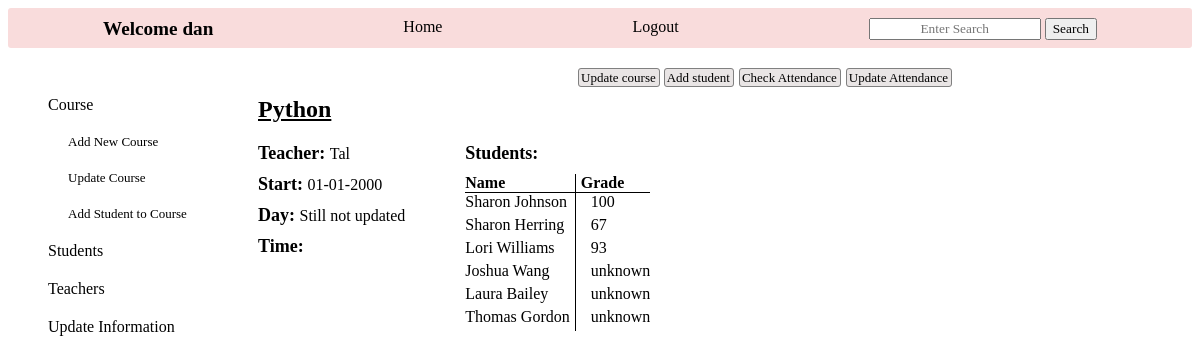
Before: /course_info/1 (signed in) with the older database file.
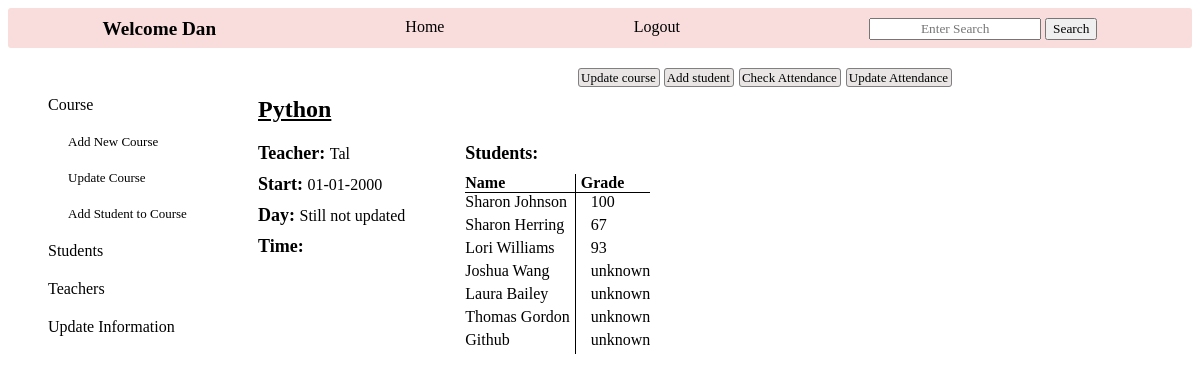
After: the same page with the newer database file.
### tables this page shows
CREATE TABLE students (
        id INTEGER PRIMARY KEY,
        name TEXT NOT NULL,
        email TEXT UNIQUE,
        phone TEXT UNIQUE,
        user_id INTEGER,
        FOREIGN KEY(user_id) REFERENCES new_users (id)
        );

CREATE TABLE students_courses (
        id INTEGER PRIMARY KEY,
        student_id INTEGER,
        course_id INTEGER,
        grade INTEGER DEFAULT "unknown",
        UNIQUE (student_id, course_id),
        FOREIGN KEY (student_id) REFERENCES students (id),
        FOREIGN KEY (course_id) REFERENCES courses (id)
    );

### app.py (the view)
@app.route('/course_info/<course_id>')
def course_info(course_id): # specific course information
    log=check_log()
    info=info_user()
    course_dict={}
    course_dict['link1']=['create']
    course_dict['id']=course_id
    course=crud.read_if('*',"courses","id", course_id)
    course=create_courses_objects(course)
    for c in course:
        c.teacher_id=[c.teacher_id, crud.teacher_name(c.teacher_id)]
    course_dict['course']=course
    course_dict['students_title']='Students: '
    course_dict['student_name']='Name'
    course_dict['student_grade']='Grade'
    students=crud.read_if('student_id, grade','students_courses', 'course_id', course_id)
    if len(students)==0:
        course_dict['no_students']='There are no students enrolled to the course'
    else:
        students_names=[]
        for s in students:
            s_g=namedtuple('S_grade', ['id','name','grade'])
            s_g.id=s[0]
            s_g.name=crud.student_name(s[0])
            s_g.grade=s[1]
            students_names.append(s_g)
        course_dict['students']=students_names
        course_dict['no_students']=''
        course_dict['form']=['create']
        dates=crud.read_if('DISTINCT date', 'students_attendance', 'course_id', course_id)
        if len(dates)==0:
            course_dict['no_lesson']='No lessons found in the system'
        else:
            course_dict['link2']=['create']
            course_dict['link3']=['create']
    return render_template ('admin_courses.html', log=log, info=info, course_dict=course_dict, course_attend='', attend_update='', attend_date_update='', admin_id=session['id'])

### app.py (called while the page is built)
def check_log(): #check if user is loged in or not
    log_result={}
    if "name" in session:
        link='/logout'
        log='Logout'
        log_result['link']=link
        log_result['log']=log
        return log_result
    else:
        link='/login'
        log='Login'
        log_result['link']=link
        log_result['log']=log
        return log_result

### crud.py (called while the page is built)
def read_if(column, table, value, condition):
    return query(f"SELECT {column} FROM {table} WHERE {value}='{condition}'")

def student_name(student_id):
    name=read_if('name', 'students', 'id', student_id)
    name=name[0][0]
    return name

def teacher_name(teacher_id):
    name=read_if('name', 'teachers', 'id', teacher_id)
    name=name[0][0]
    return name

### functions.py (called while the page is built)
def create_courses_objects(courses: list):
    courses_objects=[classes.Course(course[0], course[1], course[2], course[3], course[4], course[5], course[6] ) for course in courses]
    for c in courses_objects:
        c.start=f'{c.start[8:]}-{c.start[5:7]}-{c.start[0:4]}'
    return courses_objects

### setup_db.py (called while the page is built)
def query(sql):
    with sqlite3.connect('students.db') as conn:
        cur=conn.cursor()
        cur.execute(sql)
        return cur.fetchall()

### templates/admin_courses.html (shortened to what this page needs)
{% include "admin_nav_courses.html" %}
    <div class="admin_courses_main">
        {% for c in course_dict.course %}
        <div class="main_course_info">
            <div class="info_course_name">{{c.name}}</div>
            <div class="main_course_detail">
                <div class="basic_course_info" >
                    <div class="info_course_teacher"><span class="title_course">Teacher: </span><a href="/teacher_info/{{c.teacher_id[0]}}">{{c.teacher_id[1]}}</a></div>
                    <div class="info_course_start"><span class="title_course">Start: </span>{{c.start}}</div>
                    <div class="info_course_day"><span class="title_course">Day: </span>{{c.day}}</div>
                    <div class="info_course_time"><span class="title_course">Time: </span>{{c.time}}</div>
                </div>
                <div class="info_course_students">
                    <div class="title_course" style="margin-bottom: 10px;">{{course_dict.students_title}}</div>
                    {% for f in  course_dict.form %}
                    <div class="title_student_name">{{course_dict.student_name}}</div>
                    <div class="title_course_grade">{{course_dict.student_grade}}</div>
                    {% endfor %}
                    <div class="course_student_name">
                        {% for student in course_dict.students %}
                        <div><a href="/student_info/{{student.id}}">{{student.name}}</a></div>
                        {% endfor %}
                    </div>
                    <div class="course_grade">
                        {% for student in course_dict.students %}
                        <div class="">{{student.grade}}</div>
                        {% endfor %}
                    </div>
                    <div class="no_course_students">{{course_dict.no_students}}</div>
                </div>
            </div>
        </div>
        {% endfor %}
    </div>
    <div class="info_more_links">
        {% for l in course_dict.link1 %}
        <div>
            <a href="/chosen_course/{{course_dict.id}}">Update course</a>
            <a href="/course_id_registration/{{course_dict.id}}">Add student</a>
        </div>
        {% endfor %}
        {% for l in course_dict.link2 %}
        <div>
            <a href="/attendance_course/{{course_dict.id}}">Check Attendance</a>
        </div>
        {% endfor %}
        {% for l in course_dict.link3 %}
        <div>
            <a href="/update_course_attendance/{{course_dict.id}}">Update Attendance</a>
        </div>
        {% endfor %}
    </div>
</div>

Changed rows visible on the page:
now on this page (row unchanged): students: name "Github"
added students_courses: grade "unknown"
Other visible differences:
{{ info.word }}: "Welcome dan" → "Welcome Dan"
